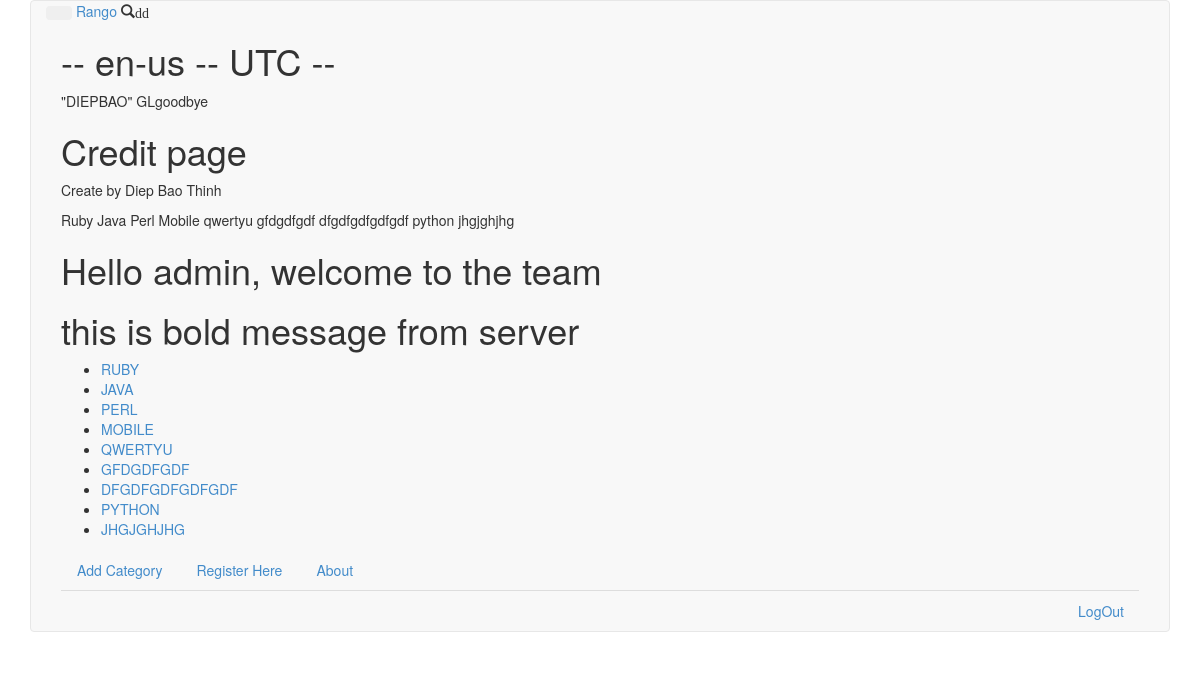
The app's page /rango/ (signed in) with its own data.
### rango/models.py (models this page shows, shortened)
class Category(models.Model):
	name  = models.CharField(max_length= 50, unique=True)
	url   = models.URLField(null=True)
	views = models.IntegerField(default=0)

### rango/views.py (the view)
def index(request):
	context_request = RequestContext(request)
	categories = Category.objects.order_by('-views')[:15]
	for category in categories:
		category.url = category.name.replace(' ','_')
	context_dictionary = {'bold_message' : 'this is bold message from server', 'context_details' : context_request, 'categories' : categories}
	return render(request,'rango/index.html',context_dictionary)

### mysite/utils/context_processor.py (called while the page is built)
def media_root(request):
	return {'SETTINGS' :constants}

### rango/templatetags/rango_filters.py (called while the page is built)
@register.filter
def upper(value):
	return value.upper()

### rango/templatetags/rango_templatetags.py (called while the page is built)
def hello_world(parser, token):
	tag_name, format_string = token.split_contents()
	print "format_string is ",format_string
	print "hellonode ", helloNode(format_string)
	return helloNode(format_string)

@register.simple_tag(name="gb")
def goodbye(string_format):
	return string_format + "goodbye"

@register.inclusion_tag('rango/credit.html')
def show_credit():
	all_cate = Category.objects.all()
	return {"hale":"haleluya", "categories" : all_cate}

	def render(self, context):
		return self.format_string.upper()

### templates/rango/index.html (shortened to what this page needs)
{% extends 'rango/base.html' %}
{% load static %}
{% load rango_filters %}
{% load rango_templatetags %}\
	{% block body_block %}
		<h1> {{ MEDIA_ROOT }} -- {{LANGUAGE_CODE}} -- {{TIME_ZONE}} -- {{abcdef}}</h1>
		{% hello "diepbao" %}
		{% gb "GL" %}
		{% show_credit %}
		{% if user.is_authenticated %}
			<h1> Hello {{ user.username }}, welcome to the team </h1>
		{% else %}
			<h1> Welcome guest </h1>
		{% endif %}
		<h1> {{ bold_message }} </h1>
		{% if categories %}
			<ul>
				{% for category in categories %}
					<li><a href="{% url 'rango:category' category.name %}">{{category.name | upper}}</a></li>
				{% endfor %}
			</ul>
		{%else%}
			<strong>There are no categories available</strong>
		{% endif %}
	{% endblock %}

### templates/rango/credit.html
<h1>Credit page</h1>
<p>Create by Diep Bao Thinh </p>
{% for cate in categories %}
	{{ cate.name }}
{% endfor %}

### records on screen
Category: name "Ruby", name "RUBY"
Category: name "Java", name "JAVA"
Category: name "Perl", name "PERL"
Category: name "Mobile", name "MOBILE"
Category: name "qwertyu", name "QWERTYU"
Category: name "gfdgdfgdf", name "GFDGDFGDF"
Category: name "dfgdfgdfgdfgdf", name "DFGDFGDFGDFGDF"
Category: name "python", name "PYTHON"
Category: name "jhgjghjhg", name "JHGJGHJHG"

### other values on screen
{{ LANGUAGE_CODE }} "en-us"
{{ TIME_ZONE }} "UTC"
{{ user.username }} "admin"
{{ bold_message }} "this is bold message from server"
